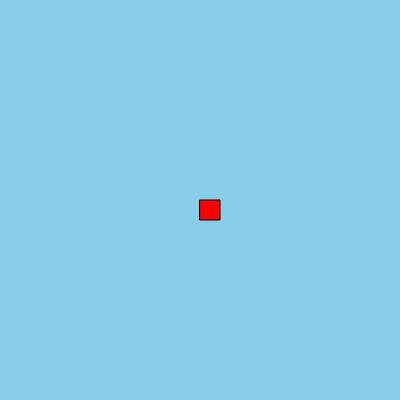
Frame 1 (no input)
Frame 60 (no input): identical to frame 1, image omitted
Frame 120 (the mouse pressed at the canvas centre since frame 60): identical to frame 1, image omitted

The p5.js sketch that drew this single still picture (run headless with seeded random() and noise() and a simulated clock; from frame 60 on, the mouse is pressed at the canvas centre):

// p5.js sketch
// ── sketch.js

var marks=[12,45,78,56];
var sum=0;
for(var i=0;i<3;i++)
{

sum=sum+marks[i];

}
console.log(sum);
function setup() {
  createCanvas(400, 400);
  
}

function draw() {
  background("skyblue");
  fill('red');
  rect(200,200,20,20);
   
  

}
